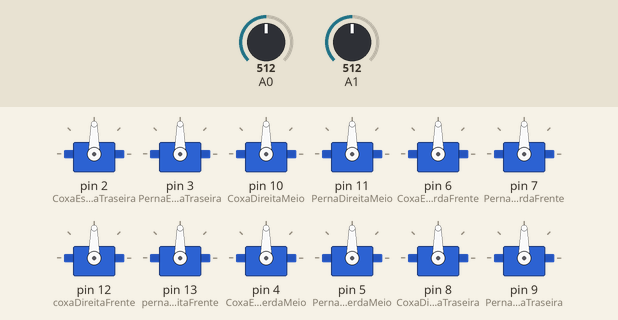
Recording of a sketch running on a simulated Arduino Uno, built with avr-gcc and run on an emulated ATmega328P. On the bench: 12 × servo. The test bench sets the inputs (shaded band); at power-on: A0 = 512, A1 = 512. What the sketch prints to the serial monitor is not drawn.

Above: at 1.2 s.
1.3 s: A0 set to 663
3.2 s: A0 set to 693
At 3.3 s:
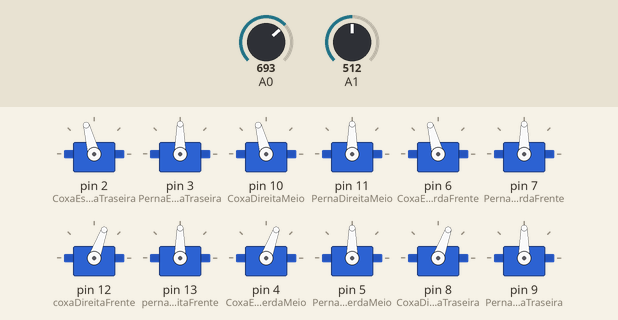
At 3.7 s:
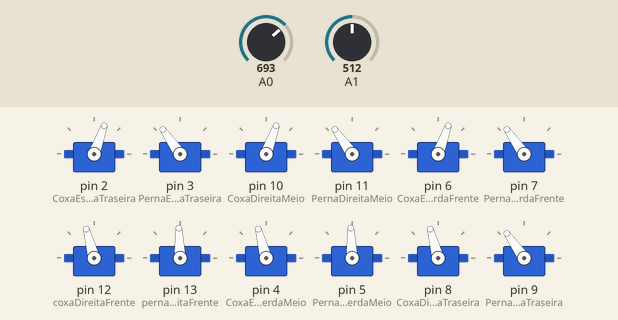
6.2 s: A1 set to 900
At 7.31 s:
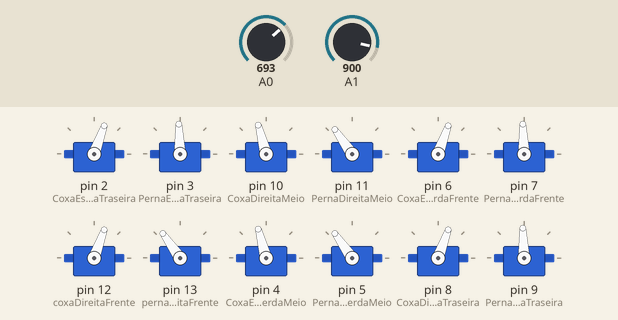
9.2 s: A1 set to 511
At 10.52 s:
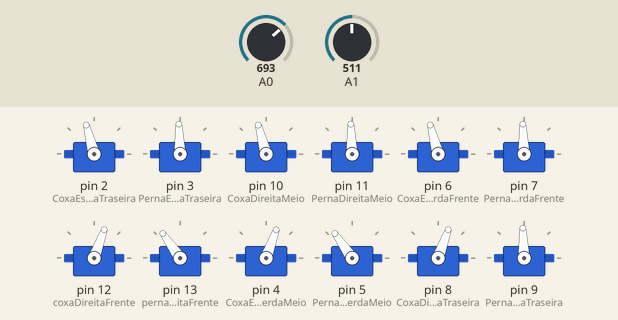
12.2 s: A1 set to 0
15.2 s: A1 set to 716
Timing chart, 0 to 19.2 s (numbered marks = the images above; inputs shaded):
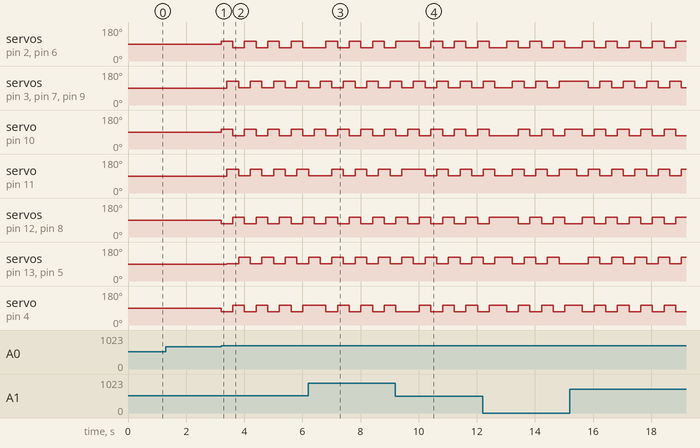

Measured:
- the behaviour switches between 681 and 682 on A0 (found by bisection; images 0 and 1)
- after the input at 1.3 s, every drawn part: stays the same
- after the input at 3.2 s, servo on pin 2 (CoxaEsquerdaTraseira): alternates 105° for 0.40 s and 70° for 0.40 s, starting at once; servo on pin 3 (PernaEsquerdaTraseira): alternates 125° for 0.40 s and 92° for 0.40 s, starting after 0.20 s

The sketch:

Hexapode_com_analogico.ino
```cpp
//08/01/2017 atualizado em 09/06/2017.
#include <Servo.h>

#define COXA_SOBE 105     //105
#define COXA_DESCE 70     //70
#define PERNA_SOBE 92     //92
#define PERNA_DESCE 125   //125
#define TEMPO1 200
#define TEMPO2 200
#define TEMPO3 200
#define TEMPO4 200
#define TEMPO5 100

int SOBE = PERNA_SOBE;
int DESCE = PERNA_DESCE;
int portay; //cima
int portax; //baixo
int opcao=0;  //manter amostra
int opcao1=110;  //eixo(y) frente
int opcao2=0;  //eixo(y) traz
int opcao3=120;  //eixo(x) esquerda
int opcao4=0;  //eixo(x) direita

Servo CoxaEsquerdaTraseira;
Servo PernaEsquerdaTraseira;
Servo CoxaDireitaMeio;
Servo PernaDireitaMeio;
Servo CoxaEsquerdaFrente;
Servo PernaEsquerdaFrente;
Servo coxaDireitaFrente;
Servo pernaDireitaFrente;
Servo CoxaEsquerdaMeio;
Servo PernaEsquerdaMeio;
Servo CoxaDireitaTraseira;
Servo PernaDireitaTraseira;

void setup()
{
  Serial.begin(9600);
  //======================LOCALIZAÇÃO DOS PINOS NO ARDUINO===========================//
  pinMode(2, OUTPUT);
  pinMode(3, OUTPUT);
  pinMode(4, OUTPUT);
  pinMode(5, OUTPUT);
  pinMode(6, OUTPUT);
  pinMode(7, OUTPUT);
  pinMode(8, OUTPUT);
  pinMode(9, OUTPUT);
  pinMode(10, OUTPUT);
  pinMode(11, OUTPUT);
  pinMode(12, OUTPUT);
  pinMode(13, OUTPUT);

  digitalWrite(2, OUTPUT);
  digitalWrite(3, OUTPUT);
  digitalWrite(4, OUTPUT);
  digitalWrite(5, OUTPUT);
  digitalWrite(6, OUTPUT);
  digitalWrite(7, OUTPUT);
  digitalWrite(8, OUTPUT);
  digitalWrite(9, OUTPUT);
  digitalWrite(10, OUTPUT);
  digitalWrite(11, OUTPUT);
  digitalWrite(12, OUTPUT);
  digitalWrite(13, OUTPUT);

  CoxaEsquerdaTraseira.attach(2);
  PernaEsquerdaTraseira.attach(3);
  CoxaDireitaMeio.attach(10);
  PernaDireitaMeio.attach(11);
  CoxaEsquerdaFrente.attach(6);
  PernaEsquerdaFrente.attach(7);
  coxaDireitaFrente.attach(12);
  pernaDireitaFrente.attach(13);
  CoxaEsquerdaMeio.attach(4);
  PernaEsquerdaMeio.attach(5);
  CoxaDireitaTraseira.attach(8);
  PernaDireitaTraseira.attach(9);
}
 //=================================================================================//

void loop(){

   Controle(); //x,y
   /*
   for (int i=0; i<=10; i++){
       AndarParaFrente();
    }
      for (int i=0; i<=2; i++){
        Apresentacao();
      }
        for (int j=0; j<=3; j++){
           AndarParaTras();
        }
          for (int k=0; k<=3; k++){
             IrParaEsquerda();
          }
             for (int k=0; k<=3; k++){
               IrParaDireita();
            } */

    Serial.println(portay, portax);
}

 void Controle(){
   int val = analogRead(0); //porta A0
   int val_y = analogRead(1); //porta A1
   portax = map(val,0,1023,0,180);
   portay = map(val_y,0,1023,0,180);
       if(portay>=opcao1){ //eixo(y) frente
          AndarParaFrente();
      }else if(portay==opcao2){ //eixo(y) traz
         AndarParaTras();
      }else if(portax>=opcao3){  //eixo(x) esquerda
         IrParaDireita();
      }else if(portax==opcao4){ //eixo(x) direita
        IrParaEsquerda();
      }else{
        //Apresentacao();
      }
 }

void Apresentacao(){
  Amostra1();
}
void AndarParaFrente() {
  PASSO1(); PASSO2(); PASSO3(); PASSO4();
}
void AndarParaTras() {
   Tras4(); Tras3(); Tras2(); Tras1();
}
void IrParaEsquerda() {
  Vire_A_ESQUERDA1(); Vire_A_ESQUERDA2(); Vire_A_ESQUERDA3(); Vire_A_ESQUERDA4();
}
void IrParaDireita() {
  Vire_A_DIREITA1(); Vire_A_DIREITA2(); Vire_A_DIREITA3(); Vire_A_DIREITA4();
}

void Amostra1(){
  CoxaEsquerdaFrente.write(40);
  delay(100);
  coxaDireitaFrente.write(155);
  delay(100);
  CoxaEsquerdaTraseira.write(100);
  delay(100);
  CoxaDireitaTraseira.write(75);
  delay(100);
  CoxaEsquerdaMeio.write(120);
  delay(100);
  CoxaDireitaMeio.write(120);
  delay(100);
  PernaEsquerdaTraseira.write(70);
  delay(100);
  PernaDireitaTraseira.write(130);
  delay(100);
  PernaDireitaMeio.write(100);
  delay(100);
  PernaEsquerdaMeio.write(130);
  delay(100);
  pernaDireitaFrente.write(60);
  delay(100);
  PernaEsquerdaFrente.write(75);
  delay(100);
}

void PASSO1() {
  CoxaEsquerdaFrente.write(COXA_DESCE);
  CoxaDireitaMeio.write(COXA_SOBE);
  CoxaEsquerdaTraseira.write(COXA_DESCE);
  coxaDireitaFrente.write(COXA_DESCE);
  CoxaEsquerdaMeio.write(COXA_SOBE);
  CoxaDireitaTraseira.write(COXA_DESCE);
  delay(TEMPO1);
};
void PASSO2() {
  PernaEsquerdaFrente.write(DESCE);
  PernaDireitaMeio.write(SOBE);
  PernaEsquerdaTraseira.write(DESCE);
  pernaDireitaFrente.write(SOBE);
  PernaEsquerdaMeio.write(SOBE);
  PernaDireitaTraseira.write(DESCE);
  delay(TEMPO2);
};
void PASSO3() {
  CoxaEsquerdaFrente.write(COXA_SOBE);
  CoxaDireitaMeio.write(COXA_DESCE);
  CoxaEsquerdaTraseira.write(COXA_SOBE);
  coxaDireitaFrente.write(COXA_SOBE);
  CoxaEsquerdaMeio.write(COXA_DESCE);
  CoxaDireitaTraseira.write(COXA_SOBE);
  delay(TEMPO3);
};
void PASSO4() {
  PernaEsquerdaFrente.write(SOBE);
  PernaDireitaMeio.write(DESCE);
  PernaEsquerdaTraseira.write(SOBE);
  pernaDireitaFrente.write(DESCE);
  PernaEsquerdaMeio.write(DESCE);
  PernaDireitaTraseira.write(SOBE);
  delay(TEMPO4);
};

void  Tras1() {
  CoxaEsquerdaFrente.write(COXA_DESCE);
  CoxaDireitaMeio.write(COXA_SOBE);
  CoxaEsquerdaTraseira.write(COXA_DESCE);
  coxaDireitaFrente.write(COXA_DESCE);
  CoxaEsquerdaMeio.write(COXA_SOBE);
  CoxaDireitaTraseira.write(COXA_DESCE);
  delay(TEMPO1);
};
void  Tras2() {
  PernaEsquerdaFrente.write(DESCE);
  PernaDireitaMeio.write(DESCE);
  PernaEsquerdaTraseira.write(DESCE);
  pernaDireitaFrente.write(SOBE);
  PernaEsquerdaMeio.write(SOBE);
  PernaDireitaTraseira.write(DESCE);
  delay(TEMPO2);
};
void  Tras3() {
  CoxaEsquerdaFrente.write(COXA_SOBE);
  CoxaDireitaMeio.write(COXA_DESCE);
  CoxaEsquerdaTraseira.write(COXA_SOBE);
  coxaDireitaFrente.write(COXA_SOBE);
  CoxaEsquerdaMeio.write(COXA_DESCE);
  CoxaDireitaTraseira.write(COXA_SOBE);
  delay(TEMPO3);
};
void  Tras4() {
  PernaEsquerdaFrente.write(SOBE);
  PernaDireitaMeio.write(SOBE);
  PernaEsquerdaTraseira.write(SOBE);
  pernaDireitaFrente.write(DESCE);
  PernaEsquerdaMeio.write(DESCE);
  PernaDireitaTraseira.write(SOBE);
  delay(TEMPO4);
};

void Vire_A_ESQUERDA1() {
  CoxaEsquerdaFrente.write(COXA_DESCE);
  CoxaDireitaMeio.write(COXA_DESCE);
  CoxaEsquerdaTraseira.write(COXA_DESCE);
  coxaDireitaFrente.write(COXA_SOBE);
  CoxaEsquerdaMeio.write(COXA_SOBE);
  CoxaDireitaTraseira.write(COXA_SOBE);
  delay(TEMPO1);
};
void Vire_A_ESQUERDA2() {
  PernaEsquerdaFrente.write(DESCE);
  PernaDireitaMeio.write(DESCE);
  PernaEsquerdaTraseira.write(DESCE);
  pernaDireitaFrente.write(SOBE);
  PernaEsquerdaMeio.write(SOBE);
  PernaDireitaTraseira.write(DESCE);
  delay(TEMPO2);
};
void Vire_A_ESQUERDA3() {
  CoxaEsquerdaFrente.write(COXA_SOBE);
  CoxaDireitaMeio.write(COXA_SOBE);
  CoxaEsquerdaTraseira.write(COXA_SOBE);
  coxaDireitaFrente.write(COXA_DESCE);
  CoxaEsquerdaMeio.write(COXA_DESCE);
  CoxaDireitaTraseira.write(COXA_DESCE);
  delay(TEMPO3);
};
void Vire_A_ESQUERDA4() {
  PernaEsquerdaFrente.write(SOBE);
  PernaDireitaMeio.write(SOBE);
  PernaEsquerdaTraseira.write(SOBE);
  pernaDireitaFrente.write(DESCE);
  PernaEsquerdaMeio.write(DESCE);
  PernaDireitaTraseira.write(SOBE);
  delay(TEMPO4);
};

void Vire_A_DIREITA1() {
  CoxaEsquerdaFrente.write(COXA_SOBE);
  CoxaDireitaMeio.write(COXA_SOBE);
  CoxaEsquerdaTraseira.write(COXA_SOBE);
  coxaDireitaFrente.write(COXA_DESCE);
  CoxaEsquerdaMeio.write(COXA_DESCE);
  CoxaDireitaTraseira.write(COXA_DESCE);
  delay(TEMPO1);
};
void Vire_A_DIREITA2() {
  PernaEsquerdaFrente.write(DESCE);
  PernaDireitaMeio.write(DESCE);
  PernaEsquerdaTraseira.write(DESCE);
  pernaDireitaFrente.write(SOBE);
  PernaEsquerdaMeio.write(SOBE);
  PernaDireitaTraseira.write(DESCE);
  delay(TEMPO2);
};
void Vire_A_DIREITA3() {
  CoxaEsquerdaFrente.write(COXA_DESCE);
  CoxaDireitaMeio.write(COXA_DESCE);
  CoxaEsquerdaTraseira.write(COXA_DESCE);
  coxaDireitaFrente.write(COXA_SOBE);
  CoxaEsquerdaMeio.write(COXA_SOBE);
  CoxaDireitaTraseira.write(COXA_SOBE);
  delay(TEMPO3);
};
void Vire_A_DIREITA4() {
  PernaEsquerdaFrente.write(SOBE);
  PernaDireitaMeio.write(SOBE);
  PernaEsquerdaTraseira.write(SOBE);
  pernaDireitaFrente.write(DESCE);
  PernaEsquerdaMeio.write(DESCE);
  PernaDireitaTraseira.write(SOBE);
  delay(TEMPO4);
};
```
